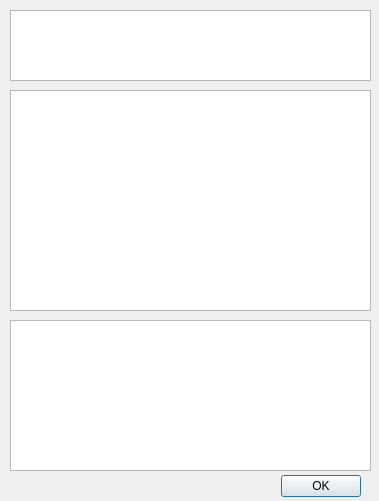
<?xml version="1.0" encoding="UTF-8"?>
<ui version="4.0">
 <class>conversation</class>
 <widget class="QDialog" name="conversation">
  <property name="geometry">
   <rect>
    <x>0</x>
    <y>0</y>
    <width>379</width>
    <height>501</height>
   </rect>
  </property>
  <property name="windowTitle">
   <string>Dialog</string>
  </property>
  <widget class="QDialogButtonBox" name="buttonBox">
   <property name="geometry">
    <rect>
     <x>20</x>
     <y>470</y>
     <width>341</width>
     <height>32</height>
    </rect>
   </property>
   <property name="orientation">
    <enum>Qt::Horizontal</enum>
   </property>
   <property name="standardButtons">
    <set>QDialogButtonBox::Ok</set>
   </property>
  </widget>
  <widget class="QListWidget" name="peer">
   <property name="geometry">
    <rect>
     <x>10</x>
     <y>10</y>
     <width>361</width>
     <height>71</height>
    </rect>
   </property>
  </widget>
  <widget class="QListWidget" name="dialog">
   <property name="geometry">
    <rect>
     <x>10</x>
     <y>90</y>
     <width>361</width>
     <height>221</height>
    </rect>
   </property>
  </widget>
  <widget class="QListWidget" name="input">
   <property name="geometry">
    <rect>
     <x>10</x>
     <y>320</y>
     <width>361</width>
     <height>151</height>
    </rect>
   </property>
  </widget>
 </widget>
 <resources/>
 <connections>
  <connection>
   <sender>buttonBox</sender>
   <signal>accepted()</signal>
   <receiver>conversation</receiver>
   <slot>accept()</slot>
   <hints>
    <hint type="sourcelabel">
     <x>248</x>
     <y>254</y>
    </hint>
    <hint type="destinationlabel">
     <x>157</x>
     <y>274</y>
    </hint>
   </hints>
  </connection>
  <connection>
   <sender>buttonBox</sender>
   <signal>rejected()</signal>
   <receiver>conversation</receiver>
   <slot>reject()</slot>
   <hints>
    <hint type="sourcelabel">
     <x>316</x>
     <y>260</y>
    </hint>
    <hint type="destinationlabel">
     <x>286</x>
     <y>274</y>
    </hint>
   </hints>
  </connection>
 </connections>
</ui>
